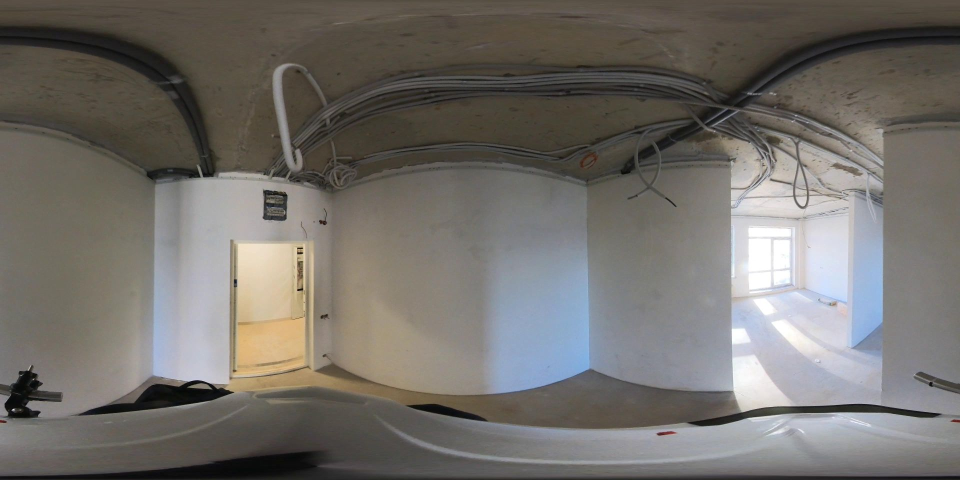
#> input picture 111.jpg, 1920 x 960 px (shown at 1/2 size)
$ python panorama.py
#> lines starting #> are read from the running program, lines starting #| are printed output that depends on the picture
import imageio
import numpy as np
from PIL import Image
from scipy.ndimage import map_coordinates
import os
import cv2
os.environ["IMAGEIO_FFMPEG_EXE"] = './ffmpeg'
from tqdm import tqdm

def map_to_sphere(x, y, z, yaw_radian, pitch_radian):


    theta = np.arccos(z / np.sqrt(x ** 2 + y ** 2 + z ** 2))
    phi = np.arctan2(y, x)

    # Apply rotation transformations here
    theta_prime = np.arccos(np.sin(theta) * np.sin(phi) * np.sin(pitch_radian) +
                            np.cos(theta) * np.cos(pitch_radian))

    phi_prime = np.arctan2(np.sin(theta) * np.sin(phi) * np.cos(pitch_radian) -
                           np.cos(theta) * np.sin(pitch_radian),
                           np.sin(theta) * np.cos(phi))
    phi_prime += yaw_radian
    phi_prime = phi_prime % (2 * np.pi)

    return theta_prime.flatten(), phi_prime.flatten()


def interpolate_color(coords, img, method='bilinear'):
    order = {'nearest': 0, 'bilinear': 1, 'bicubic': 3}.get(method, 1)
    red = map_coordinates(img[:, :, 0], coords, order=order, mode='reflect')
    green = map_coordinates(img[:, :, 1], coords, order=order, mode='reflect')
    blue = map_coordinates(img[:, :, 2], coords, order=order, mode='reflect')
    return np.stack((red, green, blue), axis=-1)


def panorama_to_plane(panorama_path, FOV, output_size, yaw, pitch):
#> called with panorama_path = '111.jpg', FOV = 90, output_size = (600, 600), yaw = 0, pitch = 90
    panorama = Image.open(panorama_path).convert('RGB')
#> panorama is the input picture: PIL image 1920x960 RGB; mean R, G, B 114.4, 110.8, 106
    pano_width, pano_height = panorama.size
#> pano_width = 1920; pano_height = 960
    pano_array = np.array(panorama)
    yaw_radian = np.radians(yaw)
    pitch_radian = np.radians(pitch)

    W, H = output_size
    f = (0.5 * W) / np.tan(np.radians(FOV) / 2)

    u, v = np.meshgrid(np.arange(W), np.arange(H), indexing='xy')

    x = u - W / 2
    y = H / 2 - v
    z = f

    theta, phi = map_to_sphere(x, y, z, yaw_radian, pitch_radian)

    U = phi * pano_width / (2 * np.pi)
    V = theta * pano_height / np.pi

    U, V = U.flatten(), V.flatten()
    coords = np.vstack((V, U))

    colors = interpolate_color(coords, pano_array)
    output_image = Image.fromarray(colors.reshape((H, W, 3)).astype('uint8'), 'RGB')
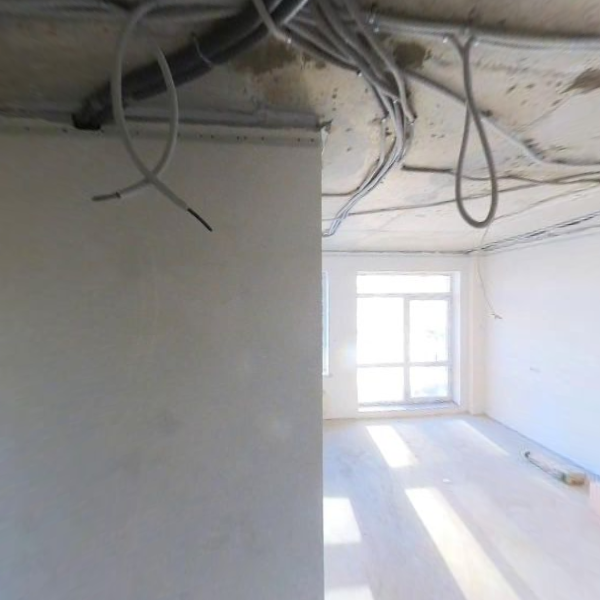
#> output_image: PIL image 600x600 RGB; mean R, G, B 149.7, 148.9, 149.4

    return output_image


writer = imageio.get_writer("output.mp4", fps=30)
frame_width = 600
frame_height = 600
fourcc = cv2.VideoWriter_fourcc(*'mp4v')
out = cv2.VideoWriter('outpy.mp4',fourcc, 10, (frame_width,frame_height))
for deg in tqdm(np.arange(0, 360, 10)):
    output_image = panorama_to_plane('111.jpg', 90, (frame_width, frame_height), deg, 90)
    pix = np.array(output_image)
    out.write(pix)
    # writer.append_data(np.array(output_image))

writer.close()
